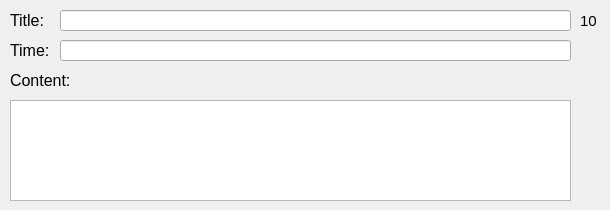
        <widget class="QWidget" name="Page10_2">
         <widget class="QLabel" name="label_80">
          <property name="geometry">
           <rect>
            <x>10</x>
            <y>10</y>
            <width>41</width>
            <height>21</height>
           </rect>
          </property>
          <property name="font">
           <font>
            <pointsize>12</pointsize>
           </font>
          </property>
          <property name="text">
           <string>Title:</string>
          </property>
         </widget>
         <widget class="QLabel" name="label_81">
          <property name="geometry">
           <rect>
            <x>10</x>
            <y>40</y>
            <width>41</width>
            <height>21</height>
           </rect>
          </property>
          <property name="font">
           <font>
            <pointsize>12</pointsize>
           </font>
          </property>
          <property name="text">
           <string>Time:</string>
          </property>
         </widget>
         <widget class="QLineEdit" name="title_20">
          <property name="geometry">
           <rect>
            <x>60</x>
            <y>10</y>
            <width>511</width>
            <height>21</height>
           </rect>
          </property>
          <property name="readOnly">
           <bool>true</bool>
          </property>
         </widget>
         <widget class="QLineEdit" name="time_20">
          <property name="geometry">
           <rect>
            <x>60</x>
            <y>40</y>
            <width>511</width>
            <height>21</height>
           </rect>
          </property>
          <property name="readOnly">
           <bool>true</bool>
          </property>
         </widget>
         <widget class="QLabel" name="label_82">
          <property name="geometry">
           <rect>
            <x>10</x>
            <y>70</y>
            <width>71</width>
            <height>21</height>
           </rect>
          </property>
          <property name="font">
           <font>
            <pointsize>12</pointsize>
           </font>
          </property>
          <property name="text">
           <string>Content:</string>
          </property>
         </widget>
         <widget class="QLabel" name="label_83">
          <property name="geometry">
           <rect>
            <x>580</x>
            <y>10</y>
            <width>21</width>
            <height>21</height>
           </rect>
          </property>
          <property name="font">
           <font>
            <pointsize>11</pointsize>
           </font>
          </property>
          <property name="layoutDirection">
           <enum>Qt::LeftToRight</enum>
          </property>
          <property name="frameShape">
           <enum>QFrame::NoFrame</enum>
          </property>
          <property name="text">
           <string>10</string>
          </property>
         </widget>
         <widget class="QPlainTextEdit" name="plainTextEdit_20">
          <property name="geometry">
           <rect>
            <x>10</x>
            <y>100</y>
            <width>561</width>
            <height>101</height>
           </rect>
          </property>
          <property name="readOnly">
           <bool>true</bool>
          </property>
         </widget>
        </widget>
